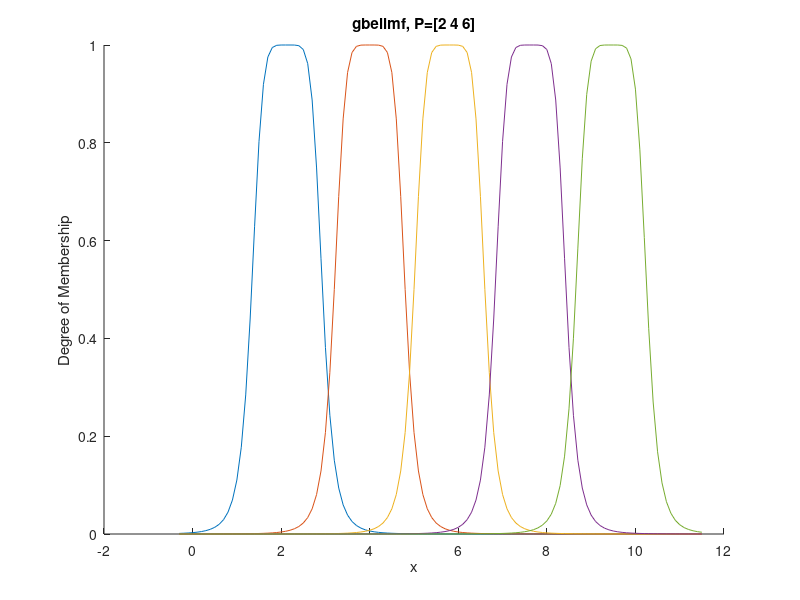

Recreate this plot in MATLAB.
x = -.3:0.1:11.5;
y = gbellmf(x,[0.8 3 2.133]);
y2 = gbellmf(x,[0.8 3 4]);
y3 = gbellmf(x,[0.8 3 5.8]);
y4 = gbellmf(x,[0.8 3 7.633]);
y5 = gbellmf(x,[0.8 3 9.4557]);
hold on
plot(x,y)
plot(x,y2)
plot(x,y3)
plot(x,y4)
plot(x,y5)

title('gbellmf, P=[2 4 6]')
xlabel('x')
ylabel('Degree of Membership')
hold off